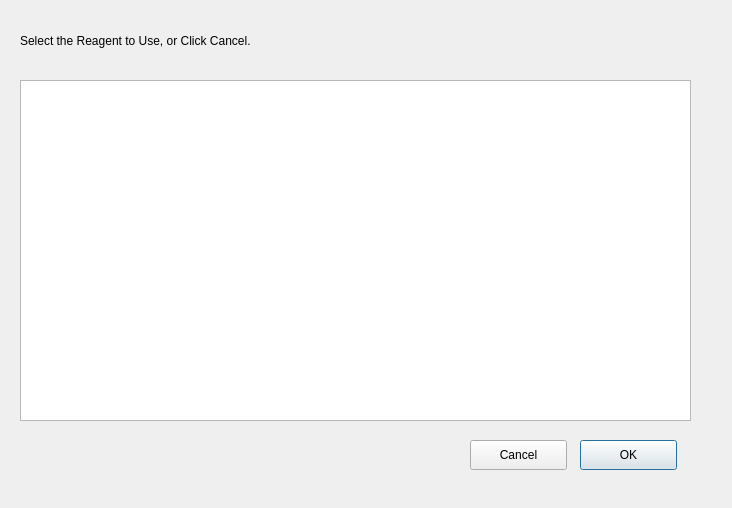
<?xml version="1.0" encoding="UTF-8"?>
<ui version="4.0">
 <class>Select_Dialog</class>
 <widget class="QDialog" name="Select_Dialog">
  <property name="geometry">
   <rect>
    <x>0</x>
    <y>0</y>
    <width>732</width>
    <height>508</height>
   </rect>
  </property>
  <property name="windowTitle">
   <string>Dialog</string>
  </property>
  <widget class="QTableView" name="tableView">
   <property name="geometry">
    <rect>
     <x>20</x>
     <y>80</y>
     <width>671</width>
     <height>341</height>
    </rect>
   </property>
  </widget>
  <widget class="QLabel" name="label">
   <property name="geometry">
    <rect>
     <x>20</x>
     <y>20</y>
     <width>561</width>
     <height>41</height>
    </rect>
   </property>
   <property name="text">
    <string>Select the Reagent to Use, or Click Cancel.</string>
   </property>
  </widget>
  <widget class="QPushButton" name="pushButton_OK">
   <property name="geometry">
    <rect>
     <x>580</x>
     <y>440</y>
     <width>97</width>
     <height>30</height>
    </rect>
   </property>
   <property name="text">
    <string>OK</string>
   </property>
  </widget>
  <widget class="QPushButton" name="pushButton_Cancel">
   <property name="geometry">
    <rect>
     <x>470</x>
     <y>440</y>
     <width>97</width>
     <height>30</height>
    </rect>
   </property>
   <property name="text">
    <string>Cancel</string>
   </property>
  </widget>
 </widget>
 <resources/>
 <connections>
  <connection>
   <sender>pushButton_OK</sender>
   <signal>clicked()</signal>
   <receiver>Select_Dialog</receiver>
   <slot>accept()</slot>
   <hints>
    <hint type="sourcelabel">
     <x>531</x>
     <y>458</y>
    </hint>
    <hint type="destinationlabel">
     <x>527</x>
     <y>500</y>
    </hint>
   </hints>
  </connection>
 </connections>
</ui>
